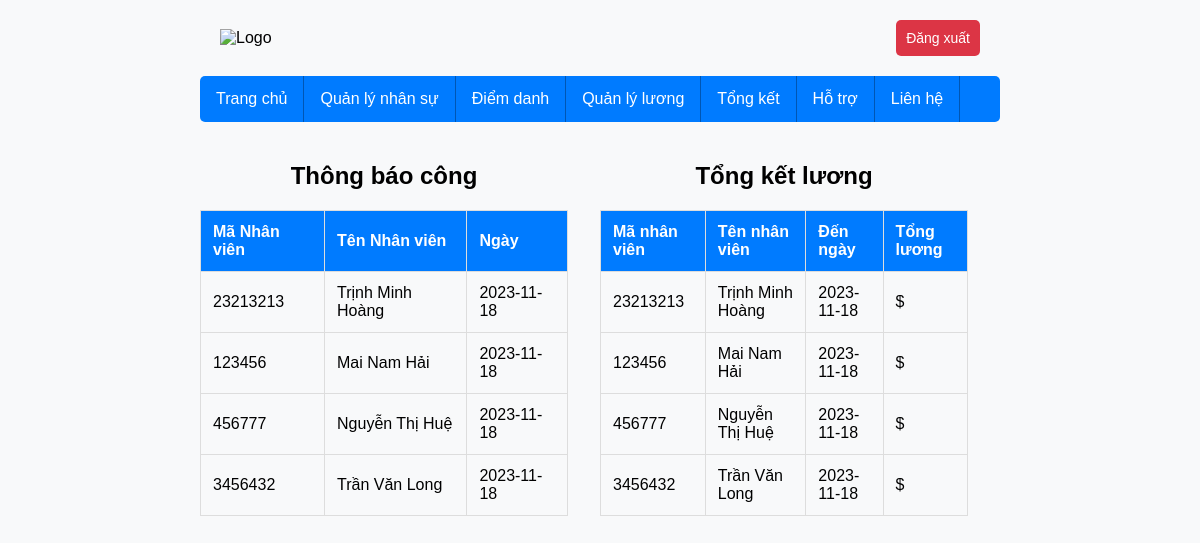
The app's page /statistics with its own data.
### app.py (models this page shows)
class DailyAttendance(db.Model):
    id = db.Column(db.Integer, primary_key=True)
    date = db.Column(db.Date, nullable=False, default=datetime.utcnow)
    employee_id = db.Column(db.Integer, db.ForeignKey('employee.id'), nullable=False)

class Employee(db.Model):
    id = db.Column(db.Integer, primary_key=True)
    full_name = db.Column(db.String(100), nullable=False)
    employee_id = db.Column(db.String(20), unique=True, nullable=False)
    position = db.Column(db.String(50))
    department = db.Column(db.String(50))
    email = db.Column(db.String(50), unique=True, nullable=False)
    daily_attendances = relationship('DailyAttendance', backref='employee')

class Salary(db.Model):
    id = db.Column(db.Integer, primary_key=True)
    date = db.Column(db.Date, nullable=False, default=datetime.utcnow)
    employee_id = db.Column(db.Integer, db.ForeignKey('employee.id'), nullable=False)
    cumulative_amount = db.Column(db.Float, nullable=False, default=0.0)
    employee = relationship('Employee', backref='salaries')

### app.py (the view)
@app.route('/statistics')
def statistics():
    attendance_records = DailyAttendance.query.all()
    salary_report = Salary.query.all()
    return render_template('statistics.html', attendance_records=attendance_records, salary_report=salary_report)

### templates/statistics.html (shortened to what this page needs)
<!DOCTYPE html>
<html lang="en">
<head>
</head>
<body>
    <div class="container">
        <header>
            <div class="navbar-container">
                <div class="logo">
                    <img src="https://scontent.xx.fbcdn.net/v/t1.15752-9/386468527_329684616345562_4090802372396501244_n.png?stp=dst-png_p206x206&_nc_cat=105&ccb=1-7&_nc_sid=510075&_nc_ohc=DTqGvUevA5YAX8pC1xW&_nc_ad=z-m&_nc_cid=0&_nc_ht=scontent.xx&oh=03_AdRjPqqxTIqKvAKvi2ymSl3d-YzPKBHwEwuDZtapcWpOoQ&oe=657C34A3"
                        alt="Logo">
                </div>
                <button class="logout" onclick="location.href='{{ url_for('logout') }}'">Đăng xuất</button>
            </div>
        </header>
        <ul>
            <li class="home-button"><a href="{{ url_for('dashboard') }}">Trang chủ</a></li>
            <li><a href="{{ url_for('employee_management') }}">Quản lý nhân sự</a></li>
            <li><a href="{{ url_for('attendance') }}">Điểm danh</a></li>
            <li><a href="{{ url_for('salary') }}">Quản lý lương</a></li>
            <li><a href="{{ url_for('statistics') }}">Tổng kết</a></li>
            <li><a href="#">Hỗ trợ</a></li>
            <li><a href="#">Liên hệ</a></li>
        </ul>
    </div>
    <div class="container">
        <div class="tables-container">
            <div class="table-container">
                <h2>Thông báo công</h2>
                <table>
                    <tr>
                        <th>Mã Nhân viên</th>
                        <th>Tên Nhân viên</th>
                        <th>Ngày</th>
                    </tr>
                    {% for record in attendance_records %}
                        <tr>
                            <td>{{ record.employee.employee_id }}</td>
                            <td>{{ record.employee.full_name }}</td>
                            <td>{{ record.date }}</td>
                        </tr>
                    {% endfor %}
                </table>
            </div>
            <div class="table-container">
                <h2>Tổng kết lương</h2>
                <table>
                    <tr>
                        <th>Mã nhân viên</th>
                        <th>Tên nhân viên</th>
                        <th>Đến ngày</th>
                        <th>Tổng lương</th>
                    </tr>
                    {% for report in salary_report %}
                        <tr>
                            <td>{{ report.employee.employee_id }}</td>
                            <td>{{ report.employee.full_name }}</td>
                            <td>{{ report.date }}</td>
                            <td>${{ report.amount }}</td>
                        </tr>
                    {% endfor %}
                </table>
            </div>
        </div>
    </div>
</body>
</html>

### templates/statistics.html (style rules this page uses)
body { font-family: Arial, sans-serif; background-color: #f8f9fa; margin: 0; padding: 0; box-sizing: border-box; text-align: center; background-image: url('https://png.pngtree.com/thumb_back/fw800/back_pic/04/12/72/54581c7228244e4.jpg'); background-size: cover; background-repeat: no-repeat; background-attachment: fixed; }
.container { max-width: 800px; margin: 0 auto; overflow: hidden; }
.navbar-container { display: flex; justify-content: space-between; align-items: center; padding: 20px; }
.logo img { height: 75px; }
ul { list-style-type: none; margin: 0; padding: 0; background-color: #007BFF; overflow: hidden; border-radius: 5px; }
li { float: left; }
li a { display: block; color: #fff; text-align: center; padding: 14px 16px; text-decoration: none; border-right: 1px solid #0056b3; transition: background-color 0.3s; }
li:last-child { border-right: none; }
.logout { margin-left: auto; padding: 10px; background-color: #dc3545; color: #fff; border: none; border-radius: 5px; cursor: pointer; transition: background-color 0.3s; font-size: 14px; }
h2 { color: #000; }
.tables-container { display: flex; justify-content: space-between; margin-top: 20px; }
.table-container { width: 48%; float: left; box-sizing: border-box; margin-right: 4%; }
table { width: 100%; border-collapse: collapse; margin-bottom: 20px; }
th, td { border: 1px solid #ddd; padding: 12px; text-align: left; }
th { background-color: #007BFF; color: #fff; }

### records on screen
DailyAttendance: employee.employee_id "23213213", employee.full_name "Trịnh Minh Hoàng", date "2023-11-18"
DailyAttendance: employee.employee_id "123456", employee.full_name "Mai Nam Hải", date "2023-11-18"
DailyAttendance: employee.employee_id "456777", employee.full_name "Nguyễn Thị Huệ", date "2023-11-18"
DailyAttendance: employee.employee_id "3456432", employee.full_name "Trần Văn Long", date "2023-11-18"
Salary: employee.employee_id "23213213", employee.full_name "Trịnh Minh Hoàng", date "2023-11-18"
Salary: employee.employee_id "123456", employee.full_name "Mai Nam Hải", date "2023-11-18"
Salary: employee.employee_id "456777", employee.full_name "Nguyễn Thị Huệ", date "2023-11-18"
Salary: employee.employee_id "3456432", employee.full_name "Trần Văn Long", date "2023-11-18"
